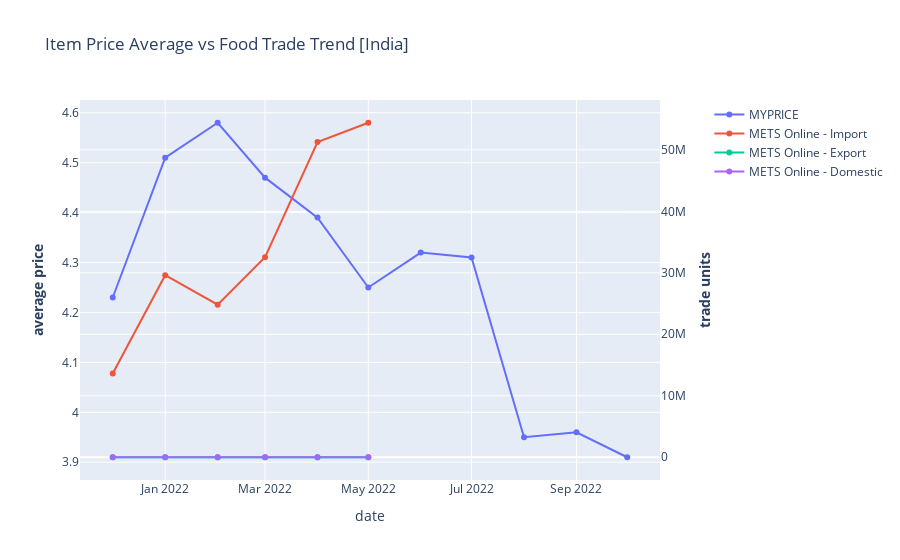

Notebook code for this chart:
### Code cell
import plotly.graph_objects as go
from plotly.subplots import make_subplots

# Create figure with secondary y-axis
fig = make_subplots(specs=[[{"secondary_y": True}]])

# Add traces
fig.add_trace(
    go.Scatter(
        y=meanbt['price'],     
        x=meanbt['monthly'], 
        name="MYPRICE"),
    secondary_y=False,
)

fig.add_trace(
    go.Scatter(
        y=itradei['TRADE VALUE'],
        x=itradei['MONTH'], 
        name="METS Online - Import"),
    secondary_y=True,
)

fig.add_trace(
    go.Scatter(
        y=etradei['TRADE VALUE'],
        x=etradei['MONTH'], 
        name="METS Online - Export"),
    secondary_y=True,
)

fig.add_trace(
    go.Scatter(
        y=dtradei['TRADE VALUE'],
        x=dtradei['MONTH'], 
        name="METS Online - Domestic"),
    secondary_y=True,
)

# Add figure title
fig.update_layout(
    title_text="Item Price Average vs Food Trade Trend [India]"
)

# Set x-axis title
fig.update_xaxes(title_text="date")

# Set y-axes titles
fig.update_yaxes(title_text="<b>average price</b> ", secondary_y=False)
fig.update_yaxes(title_text="<b>trade units</b> ", secondary_y=True)

fig.show()

### Figure 1 — Plotly figure (JSON) as saved in the notebook; plotly's stock layout.template omitted (floating-point values rounded to 4 significant figures)
{"data": [{"name": "MYPRICE", "type": "scatter", "x": ["2021-12", "2022-01", "2022-02", "2022-03", "2022-04", "2022-05", "2022-06", "2022-07", "2022-08", "2022-09", "2022-10"], "xaxis": "x", "y": [4.23, 4.51, 4.58, 4.47, 4.39, 4.25, 4.32, 4.31, 3.95, 3.96, 3.91], "yaxis": "y"}, {"name": "METS Online - Import", "type": "scatter", "x": ["2021-12-01", "2022-01-01", "2022-02-01", "2022-03-01", "2022-04-01", "2022-05-01"], "xaxis": "x", "y": [13617042, 29611422, 24809716, 32531134, 51274685, 54406334], "yaxis": "y2"}, {"name": "METS Online - Export", "type": "scatter", "x": ["2021-12-01", "2022-01-01", "2022-02-01", "2022-03-01", "2022-04-01", "2022-05-01"], "xaxis": "x", "y": [0, 0, 0, 0, 0, 0], "yaxis": "y2"}, {"name": "METS Online - Domestic", "type": "scatter", "x": ["2021-12-01", "2022-01-01", "2022-02-01", "2022-03-01", "2022-04-01", "2022-05-01"], "xaxis": "x", "y": [0, 0, 0, 0, 0, 0], "yaxis": "y2"}], "layout": {"title": {"text": "Item Price Average vs Food Trade Trend [India]"}, "xaxis": {"anchor": "y", "domain": [0, 0.94], "title": {"text": "date"}}, "yaxis": {"anchor": "x", "domain": [0, 1], "title": {"text": "<b>average price</b> "}}, "yaxis2": {"anchor": "x", "overlaying": "y", "side": "right", "title": {"text": "<b>trade units</b> "}}}}
